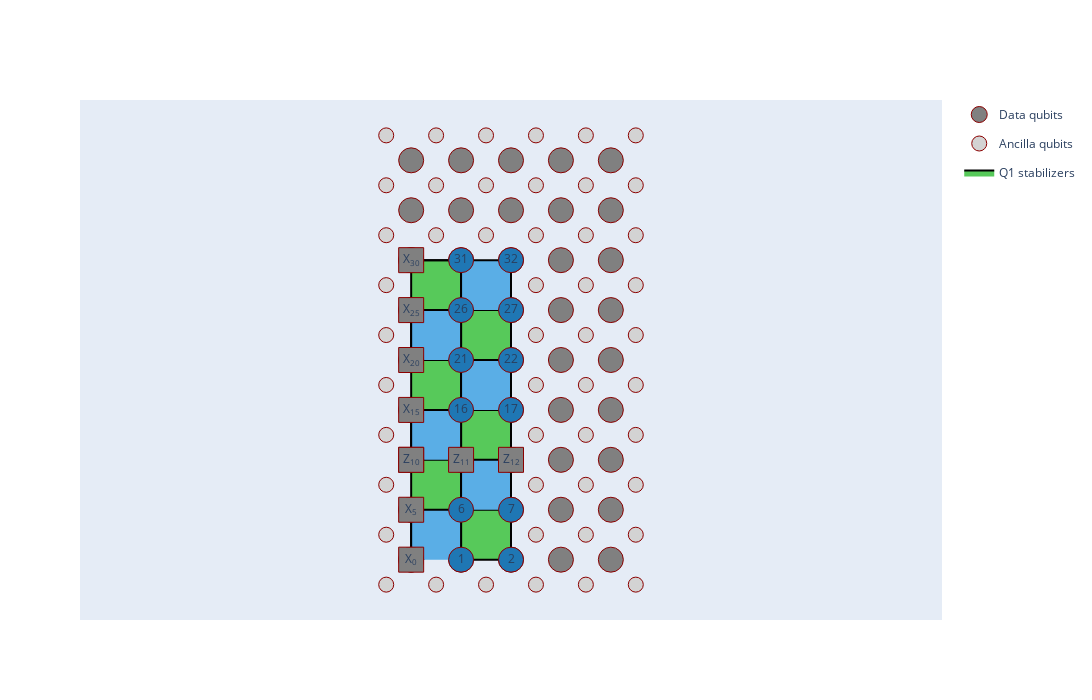

Source (notebook cell):
### Markdown cell above
Plot the lattice with the one logical patch:

### Code cell
qecplot = QECPlot(circ)
qecplot.plot_logical_qubit("Q1")
qecplot.show()
